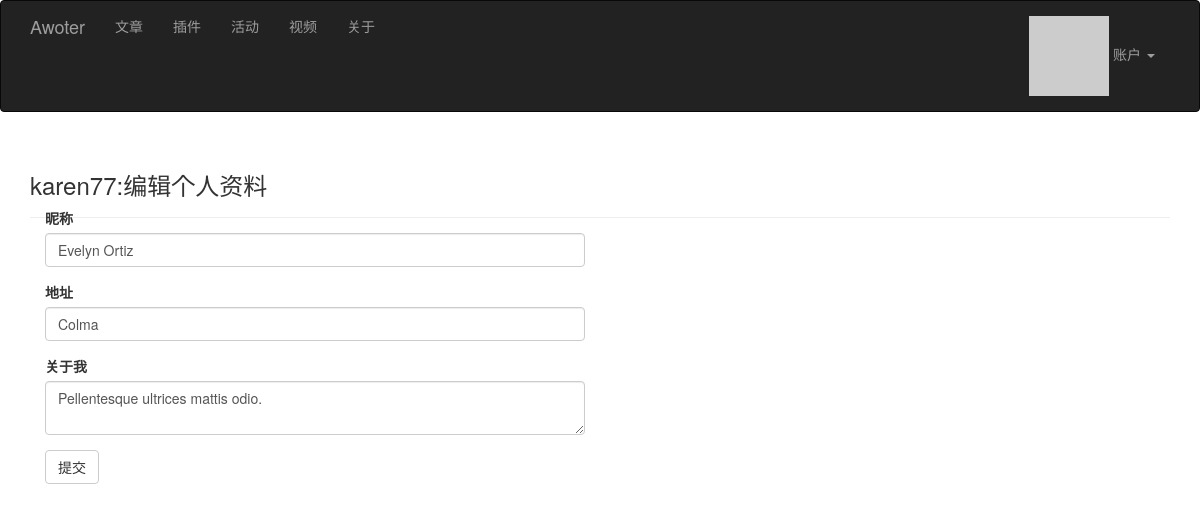
The page /edit-profile (signed in) on the database its author committed.
### app/models.py (models this page shows, shortened)
class User(UserMixin, db.Model):
    __tablename__ = 'users'
    id = db.Column(db.Integer, primary_key=True)
    email = db.Column(db.String(64), unique=True, index=True)
    username = db.Column(db.String(64), unique=True, index=True)
    role_id = db.Column(db.Integer, db.ForeignKey('roles.id'))
    password_hash = db.Column(db.String(128))
    confirmed = db.Column(db.Boolean, default=False)
    nickname = db.Column(db.String(64))
    location = db.Column(db.String(64))
    about_me = db.Column(db.Text())
    member_since = db.Column(db.DateTime(), default=datetime.utcnow)
    last_seen = db.Column(db.DateTime(), default=datetime.utcnow)
    avatar_hash = db.Column(db.String(32))
    posts = db.relationship('Post', backref='author', lazy='dynamic')
    @property
    def password(self):
        raise AttributeError('password is not a readable attribute')
    def ping(self):
        self.last_seen = datetime.utcnow()
        db.session.add(self)
    def gravatar(self,  size=100, default='identicon', rating='g'):
        if request.is_secure:
            url = 'https://secure.gravatar.com/avatar'
        else:
            url = 'https://www.gravatar.com/avatar'
        hash = self.avatar_hash or hashlib.md5(self.email.encode('utf-8')).hexdigest()
        return '{url}/{hash}?s={size}&d={default}&r={rating}'.format(
            url=url, hash=hash, size=size, default=default, rating=rating)

### app/main/views.py (the view, shortened to what this page needs)
@main.route('/edit-profile', methods=['GET', 'POST'])
@login_required
def edit_profile():
    title = u'修改个人信息'
    form = EditProfileForm()
    form.nickname.data = current_user.nickname
    form.location.data = current_user.location
    form.about_me.data = current_user.about_me
    return render_template('edit-profile.html', title=title, form=form, username=current_user.username)

### app/main/forms.py
class EditProfileForm(Form):
    nickname = StringField(u'昵称', validators=[Length(0, 64)])
    location = StringField(u'地址', validators=[Length(0, 64)])
    about_me = TextAreaField(u'关于我')
    submit = SubmitField(u'提交')

### app/auth/views.py (called while the page is built)
@auth.before_app_request
def before_request():
    if current_user.is_authenticated \
            and not current_user.confirmed \
            and request.endpoint[:5] != 'auth.' \
            and request.endpoint != 'static':
        return redirect(url_for('auth.unconfirmed'))

@auth.before_app_request
def before_request():
    if current_user.is_authenticated:
        current_user.ping()
        if not current_user.confirmed \
                and request.endpoint[:5] != 'auth.':
            return redirect(url_for('auth.unconfirmed'))

### app/main/__init__.py (called while the page is built)
@main.app_context_processor
def inject_permissions():
    return dict(Permission=Permission)

### app/models.py (called while the page is built)
@login_manager.user_loader
def load_user(user_id):
    return User.query.get(int(user_id))

### app/templates/edit-profile.html
{% extends "base.html" %}
{% import "bootstrap/wtf.html" as wtf %}
{% block page_content %}
<div class="page-header">
    <h3>{{ username }}:编辑个人资料</h3>
    <div class="col-md-6">
        {{ wtf.quick_form(form) }}
    </div>
</div>
{% endblock %}

### rows shown on the page
User: username "karen77", nickname "Evelyn Ortiz", location "Colma", about_me "Pellentesque ultrices mattis odio."
